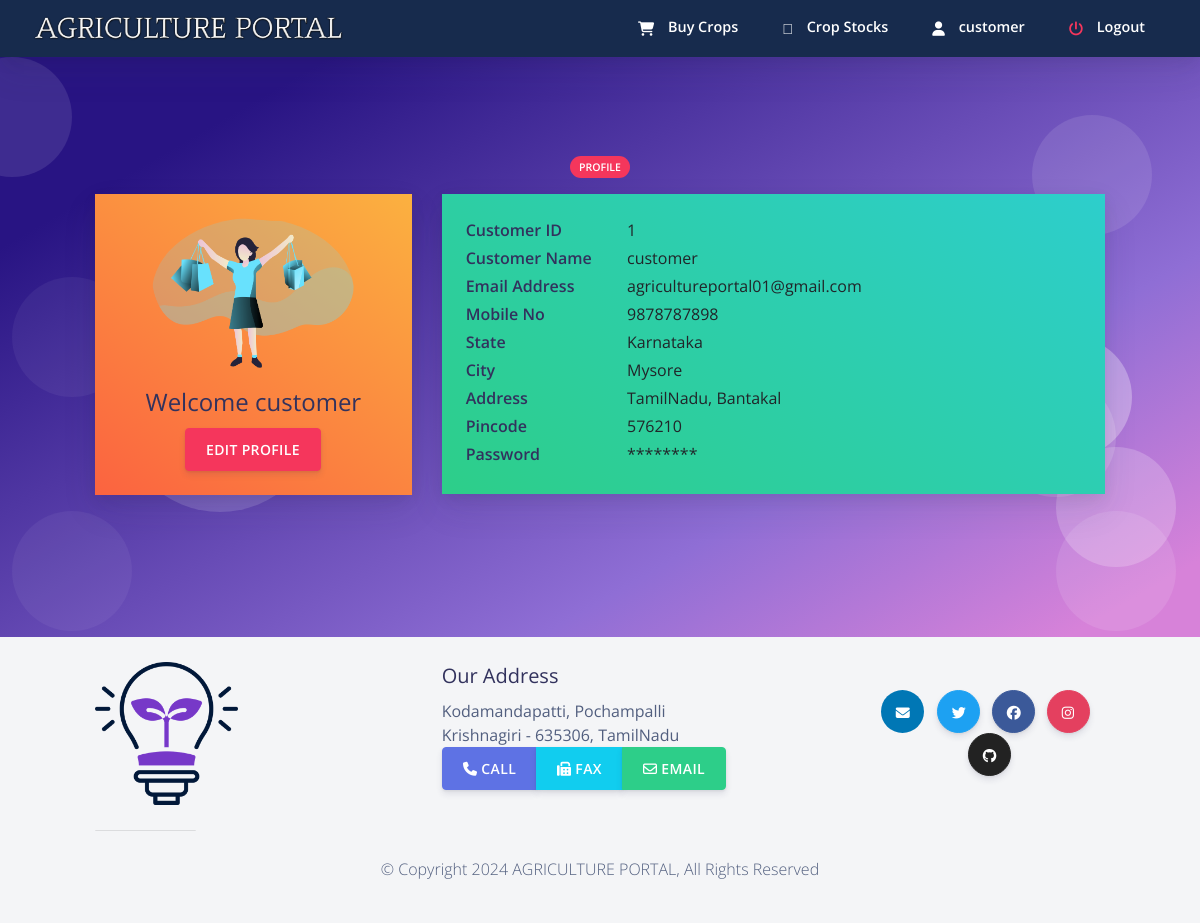
Screenshot of /customer/cprofile.php (signed in) with the database file from the repository.
### tables this page shows
CREATE TABLE `custlogin` (
  `cust_id` int(20) NOT NULL,
  `cust_name` varchar(255) NOT NULL,
  `password` varchar(255) NOT NULL,
  `email` varchar(255) NOT NULL,
  `address` varchar(255) NOT NULL,
  `city` varchar(255) NOT NULL,
  `pincode` varchar(255) NOT NULL,
  `state` varchar(255) NOT NULL,
  `phone_no` varchar(255) NOT NULL,
  `otp` int(50) NOT NULL
);

### customer/csession.php (called while the page is built, shortened)
<?php
$conn = mysqli_connect("localhost", "root", "", "agriculture_portal");
$user_check = $_SESSION['customer_login_user'];
$query = "SELECT cust_name from custlogin where email = '$user_check'";
$ses_sql = mysqli_query($conn, $query);
$row = mysqli_fetch_assoc($ses_sql);
$login_session = $row['cust_name'];
?>

### customer/cprofile.php (the view, shortened to what this page needs)
<?php
include ('csession.php');
$query4 = "SELECT * from custlogin where email='$user_check'";
              $ses_sq4 = mysqli_query($conn, $query4);
              $row4 = mysqli_fetch_assoc($ses_sq4);
              $para1 = $row4['cust_id'];
              $para2 = $row4['cust_name'];
			  $para5 = $row4['email'];
			  $para6 = $row4['phone_no'];
			  $para7 = $row4['state'];
			  $para8 = $row4['city'];
			  $para9 = $row4['address'];
			  $para10 = $row4['pincode'];
?>
<!DOCTYPE html>
<html>
<?php include ('cheader.php');  ?>
  <body class="bg-white" id="top">
<?php include ('cnav.php');  ?>
  <section class="section section-shaped section-lg">
    <div class="shape shape-style-1 shape-primary">
      <span></span>
      <span></span>
      <span></span>
      <span></span>
      <span></span>
      <span></span>
    </div>
<div class="container ">
    	 <div class="row">
          <div class="col-md-8 mx-auto text-center">
            <span class="badge badge-danger badge-pill mb-3">Profile</span>
          </div>
        </div>
          <div class="row row-content">
            <div class="col-md-4 mb-3">
				<div class="card">
                <div class="card-body bg-gradient-warning">
                  <div class="d-flex flex-column align-items-center text-center">
                    <img src="../assets/img/customers.png" alt="student" class="rounded-circle img-fluid" width="202px">
                    <div class="mt-3">
                      <h4>                Welcome     <?php echo $login_session ?></h4>
                      		  <button data-toggle="modal" data-target="#edit" class="btn btn-danger">Edit Profile</button>
                    </div>
                  </div>
                </div>
              </div>
            </div>
                <div class="col-md-8">
              <div class="card mb-3">
                <div class="card-body bg-gradient-success">
                  <div class="row mb-1">
                    <div class="col-sm-3">
                      <h6 class="mb-0 font-weight-bold">Customer ID</h6>
                    </div>
                    <div class="col-sm-9 text-dark">
                      <?php echo $para1 ?>
                    </div>
                  </div>
                  <div class="row mb-1">
                    <div class="col-sm-3">
                      <h6 class="mb-0 font-weight-bold">Customer Name</h6>
                    </div>
                    <div class="col-sm-9 text-dark">
                      <?php echo $para2 ?>
                    </div>
                  </div>
                  <div class="row mb-1">
                    <div class="col-sm-3">
                      <h6 class="mb-0 font-weight-bold">Email Address</h6>
                    </div>
                    <div class="col-sm-9 text-dark">
                      <?php echo $para5 ?>
                    </div>
                  </div>
				    <div class="row mb-1">
                    <div class="col-sm-3">
                      <h6 class="mb-0 font-weight-bold">Mobile No</h6>
                    </div>
                    <div class="col-sm-9 text-dark">
                      <?php echo $para6 ?>
                    </div>
                  </div>
				       <div class="row mb-1">
                    <div class="col-sm-3">
                      <h6 class="mb-0 font-weight-bold">State</h6>
                    </div>
                    <div class="col-sm-9 text-dark">
                      <?php echo $para7 ?>
                    </div>
                  </div>
				       <div class="row mb-1">
                    <div class="col-sm-3">
                      <h6 class="mb-0 font-weight-bold">City</h6>
                    </div>
                    <div class="col-sm-9 text-dark">
                      <?php echo $para8 ?>
                    </div>
                  </div>
				     <div class="row mb-1">
                    <div class="col-sm-3">
                      <h6 class="mb-0 font-weight-bold">Address</h6>
                    </div>
                    <div class="col-sm-9 text-dark">
                      <?php echo $para9 ?>
                    </div>
                  </div>
				     <div class="row mb-1">
                    <div class="col-sm-3">
                      <h6 class="mb-0 font-weight-bold">Pincode</h6>
                    </div>
                    <div class="col-sm-9 text-dark">
                      <?php echo $para10 ?>
                    </div>
                  </div>
				     <div class="row mb-1">
                    <div class="col-sm-3">
                      <h6 class="mb-0 font-weight-bold">Password</h6>
                    </div>
                    <div class="col-sm-9 text-dark">
                      ********
                    </div>
                  </div>
                </div>
              </div>
            </div>
          </div>
        </div>
</section>
    <?php require("footer.php");?>
</body>
</html>

### customer/cheader.php (shortened to what this page needs)
<head>
	<link rel="stylesheet" href="https://stackpath.bootstrapcdn.com/bootstrap/4.3.1/css/bootstrap.min.css"
>
	<link rel="stylesheet" href="https://pro.fontawesome.com/releases/v5.10.0/css/all.css"
/>
	<link rel="stylesheet" href=" https://cdnjs.cloudflare.com/ajax/libs/bootstrap-social/5.1.1/bootstrap-social.min.css "/>
  <link href="https://use.fontawesome.com/releases/v5.0.6/css/all.css" rel="stylesheet">
  <link href="../assets/css/nucleo-icons.css" rel="stylesheet" />
  <link href="../assets/css/nucleo-svg.css" rel="stylesheet" />
  <link rel="stylesheet" type="text/css" href="https://cdn.datatables.net/1.12.1/css/jquery.dataTables.css">
  <link rel="stylesheet" href="../assets/css/creativetim.min.css" type="text/css">
</head>

### customer/cnav.php (shortened to what this page needs)
 <nav
   id="navbar-main"
   class="
     navbar navbar-main navbar-expand-lg
     bg-default
     navbar-light
     position-sticky
     top-0
     shadow
     py-0
   "
 >
   <div class="container-fluid">
     <ul class="navbar-nav navbar-nav-hover align-items-lg-center">
       <li class="nav-item dropdown">
         <a href="../index.php" class="navbar-brand mr-lg-5 text-white">
                            <img src="../assets/img/nav.png" />
         </a>
       </li>
     </ul>
     <div class="navbar-collapse collapse bg-default" id="navbar_global">
       <ul class="navbar-nav align-items-lg-center ml-auto topnav">
 <li class="nav-item">
           <a href="cbuy_crops.php" class="nav-link">
             <span class="text-white nav-link-inner--text font-weight-bold"
               ><i class="text-white fas fa-shopping-cart"></i> Buy Crops</span
             >
           </a>
         </li>
<li class="nav-item">
           <a href="cstock_crop.php" class="nav-link">
             <span class="text-white nav-link-inner--text font-weight-bold"
               ><i class="text-white fad fa-store-alt"></i> Crop Stocks</span
             >
           </a>
         </li>
  <li class="nav-item">
           <a href="cprofile.php" class="nav-link">
             <span class="text-white nav-link-inner--text font-weight-bold"
               ><i class="text-white fas fa-user"></i> <?php echo $para2 ?> </span
             >
           </a>
         </li>
  <li class="nav-item">
           <a href="clogout.php" class="nav-link">
             <span class="text-white nav-link-inner--text font-weight-bold"
               ><i class="text-danger fas fa-power-off"></i> Logout </span
             >
           </a>
         </li>
       </ul>
     </div>
   </div>
 </nav>

### customer/footer.php (shortened to what this page needs)
<footer class="footer">
       <div class="container">
                   <div class="row">
               <div class="col-4 col-md-2   align-self-center">
                   <img class="align-text-center img-fluid"  src="../assets/img/footer-logo.png" />
               </div>
               <div class="offset-sm-2 col-5 ">
                   <h5>Our Address</h5>
                   <address>
                   Kodamandapatti, Pochampalli<br>
	              Krishnagiri - 635306, TamilNadu<br>
	              <div class="btn-group text-center" role="group">
                   <a role="button" class="btn btn-primary" href="tel:+919448936339"><i class="fa fa-phone"></i> Call</a>
                   <a role="button" class="btn btn-info" href="tel:+918233294006"> <i class="fa fa-fax"></i> Fax</a>
                   <a role="button" class="btn btn-success" href="mailto:info@sode-edu.in"> <i class="fa fa-envelope-o"></i> Email</a>
               </div>
	           </address>
               </div>
               <div class="col-12 col-md-3 align-self-center">
           <div class="social-network  text-center">
      <button target="_blank" href="/" rel="nofollow" class="btn btn-icon-only btn-linkedin rounded-circle" data-toggle="tooltip" data-original-title="Mail Us">
           <span class="btn-inner--icon"><i class="fas fa-envelope"></i></span>
         </button>
         <button target="_blank" href="/" rel="nofollow" class="btn btn-icon-only btn-twitter rounded-circle" data-toggle="tooltip" data-original-title="Follow us">
           <span class="btn-inner--icon"><i class="fab fa-twitter"></i></span>
         </button>
         <button target="_blank" href="/" rel="nofollow" class="btn-icon-only rounded-circle btn btn-facebook" data-toggle="tooltip" data-original-title="Like us">
           <span class="btn-inner--icon"><i class="fab fa-facebook"></i></span>
         </button>
         <button target="_blank" href="/" rel="nofollow" class="btn btn-icon-only btn-instagram rounded-circle" data-toggle="tooltip" data-original-title="Follow us">
           <span class="btn-inner--icon"><i class="fab fa-instagram "></i></span>
         </button>
         <button target="_blank" href="/" rel="nofollow" class="btn btn-icon-only btn-github rounded-circle" data-toggle="tooltip" data-original-title="Star on Github">
           <span class="btn-inner--icon"><i class="fab fa-github"></i></span>
         </button>
			</div>
			</div>
          </div>
	   <hr>
          <div class="row justify-content-center">
                    <div class="col-auto">
                   <p>&copy; Copyright 2024 AGRICULTURE PORTAL, All Rights Reserved </p>
               </div>
          </div>
       </div>
   </footer>

### customer/cnav.php (style rules this page uses)
.topnav a { border-bottom: 3px solid transparent; }

### rows the page displays
custlogin: cust_name "customer", cust_id "1", email "agricultureportal01@gmail.com", phone_no "9878787898", state "Karnataka", city "Mysore", address "TamilNadu, Bantakal", pincode "576210"
